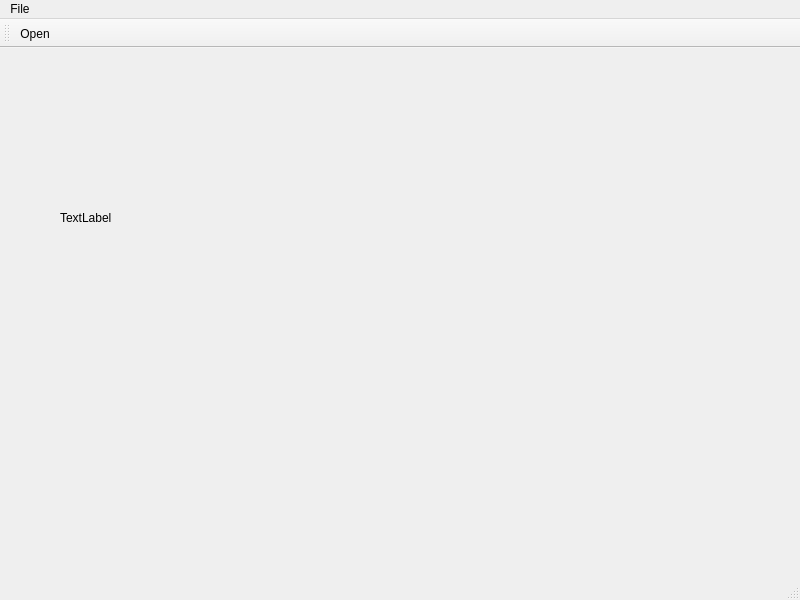
<?xml version="1.0" encoding="UTF-8"?>
<ui version="4.0">
 <class>MainWindow</class>
 <widget class="QMainWindow" name="MainWindow">
  <property name="geometry">
   <rect>
    <x>0</x>
    <y>0</y>
    <width>800</width>
    <height>600</height>
   </rect>
  </property>
  <property name="windowTitle">
   <string>MainWindow</string>
  </property>
  <widget class="QWidget" name="centralwidget">
   <widget class="QLabel" name="settings_lb">
    <property name="geometry">
     <rect>
      <x>60</x>
      <y>160</y>
      <width>66</width>
      <height>19</height>
     </rect>
    </property>
    <property name="text">
     <string>TextLabel</string>
    </property>
   </widget>
  </widget>
  <widget class="QMenuBar" name="menubar">
   <property name="geometry">
    <rect>
     <x>0</x>
     <y>0</y>
     <width>800</width>
     <height>24</height>
    </rect>
   </property>
   <widget class="QMenu" name="menuFile">
    <property name="title">
     <string>File</string>
    </property>
    <addaction name="actionOpen"/>
   </widget>
   <addaction name="menuFile"/>
  </widget>
  <widget class="QStatusBar" name="statusbar"/>
  <widget class="QToolBar" name="toolBar">
   <property name="windowTitle">
    <string>toolBar</string>
   </property>
   <attribute name="toolBarArea">
    <enum>TopToolBarArea</enum>
   </attribute>
   <attribute name="toolBarBreak">
    <bool>false</bool>
   </attribute>
   <addaction name="actionOpen"/>
  </widget>
  <action name="actionOpen">
   <property name="text">
    <string>Open</string>
   </property>
  </action>
 </widget>
 <resources/>
 <connections/>
</ui>
